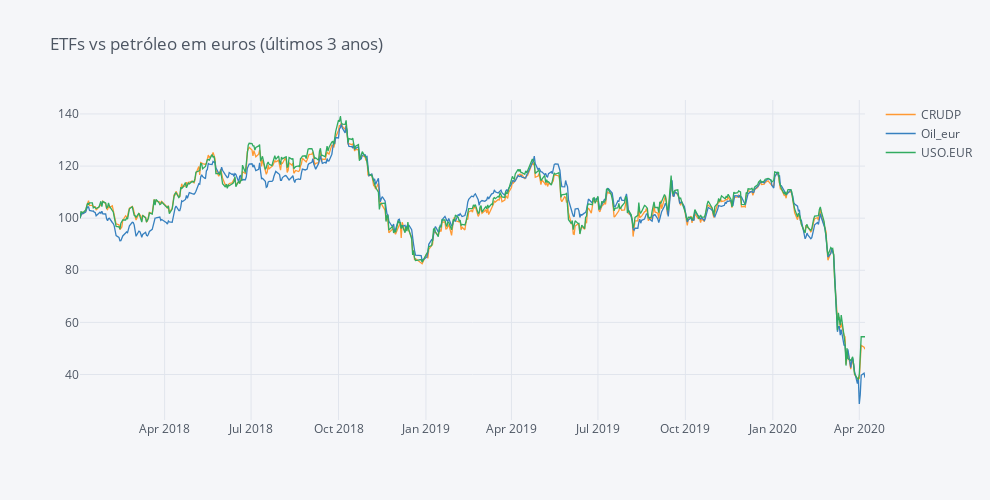

Notebook code for this chart:
### Code cell
Fundos_2017.iplot(dimensions=dimensions, title='ETFs vs petróleo em euros (últimos 3 anos)')

### Figure 1 — Plotly figure (JSON) as saved in the notebook; plotly's stock layout.template omitted (floating-point values rounded to 4 significant figures; data arrays with more than 128 entries replaced by an {"elided": "..."} marker saying what was removed)
{"data": [{"line": {"color": "rgba(255, 153, 51, 1.0)", "dash": "solid", "shape": "linear", "width": 1.3}, "mode": "lines", "name": "CRUDP", "text": "", "type": "scatter", "x": {"elided": "731 str values"}, "y": {"elided": "731 float values"}}, {"line": {"color": "rgba(55, 128, 191, 1.0)", "dash": "solid", "shape": "linear", "width": 1.3}, "mode": "lines", "name": "Oil_eur", "text": "", "type": "scatter", "x": {"elided": "731 str values"}, "y": {"elided": "731 float values"}}, {"line": {"color": "rgba(50, 171, 96, 1.0)", "dash": "solid", "shape": "linear", "width": 1.3}, "mode": "lines", "name": "USO.EUR", "text": "", "type": "scatter", "x": {"elided": "731 str values"}, "y": {"elided": "731 float values"}}], "layout": {"height": 500, "legend": {"bgcolor": "#F5F6F9", "font": {"color": "#4D5663"}}, "paper_bgcolor": "#F5F6F9", "plot_bgcolor": "#F5F6F9", "title": {"font": {"color": "#4D5663"}, "text": "ETFs vs petróleo em euros (últimos 3 anos)"}, "width": 990, "xaxis": {"autorange": true, "gridcolor": "#E1E5ED", "range": ["2018-01-02", "2020-04-07"], "showgrid": true, "tickfont": {"color": "#4D5663"}, "title": {"font": {"color": "#4D5663"}, "text": ""}, "type": "date", "zerolinecolor": "#E1E5ED"}, "yaxis": {"autorange": true, "gridcolor": "#E1E5ED", "range": [22.53, 145.4], "showgrid": true, "tickfont": {"color": "#4D5663"}, "title": {"font": {"color": "#4D5663"}, "text": ""}, "type": "linear", "zerolinecolor": "#E1E5ED"}}}
